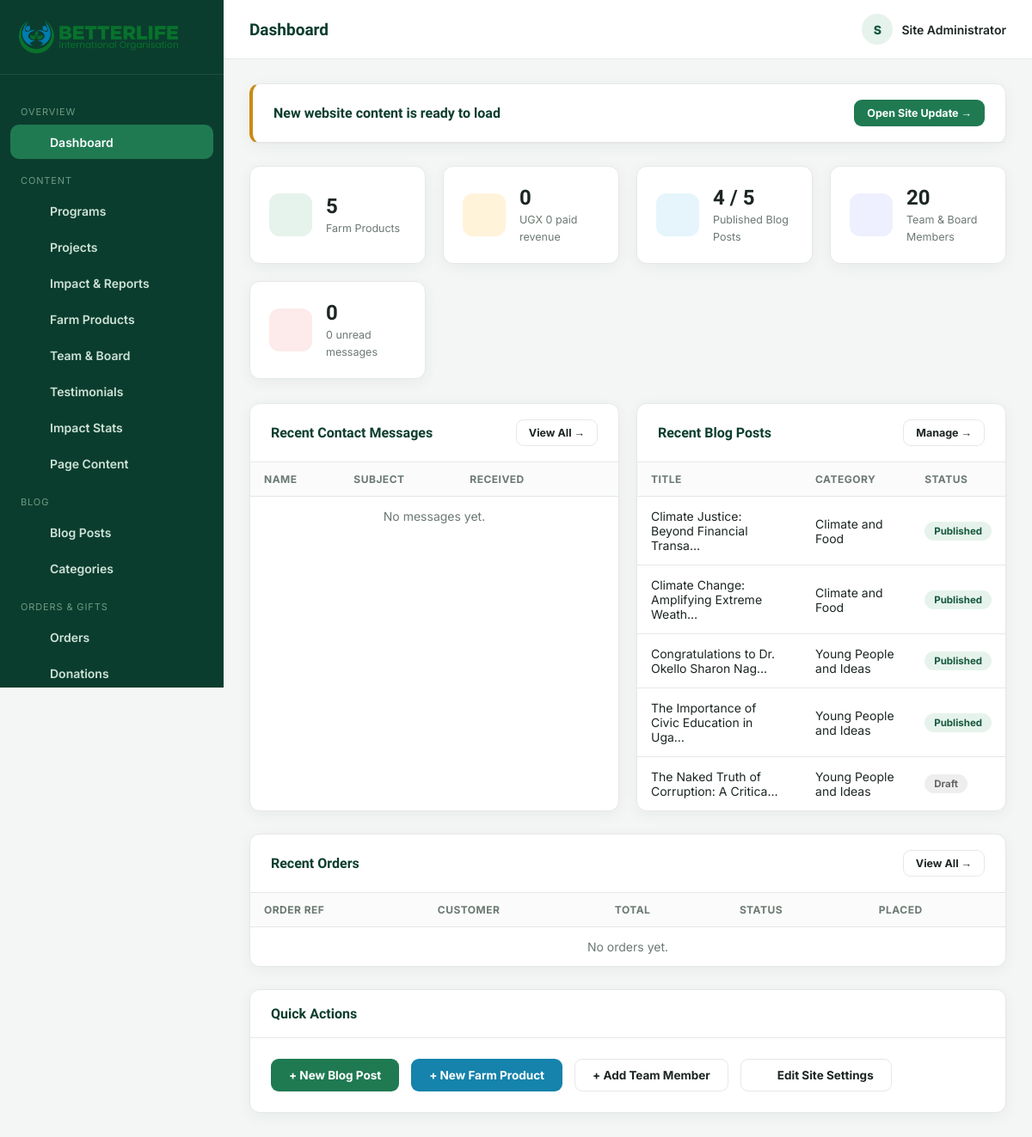
The page /admin/index.php (signed in) on the database its author committed.
### tables this page shows
CREATE TABLE blog_posts (
  id INT AUTO_INCREMENT PRIMARY KEY,
  title VARCHAR(200) NOT NULL,
  slug VARCHAR(220) NOT NULL UNIQUE,
  category_id INT DEFAULT NULL,
  excerpt VARCHAR(500),
  content LONGTEXT,
  featured_image VARCHAR(255),
  author VARCHAR(100) DEFAULT 'Admin',
  status ENUM('draft','published') DEFAULT 'draft',
  views INT DEFAULT 0,
  published_at DATETIME DEFAULT NULL,
  created_at TIMESTAMP DEFAULT CURRENT_TIMESTAMP,
  updated_at TIMESTAMP DEFAULT CURRENT_TIMESTAMP ON UPDATE CURRENT_TIMESTAMP,
  FOREIGN KEY (category_id) REFERENCES blog_categories(id) ON DELETE SET NULL
);

CREATE TABLE blog_categories (
  id INT AUTO_INCREMENT PRIMARY KEY,
  name VARCHAR(100) NOT NULL,
  slug VARCHAR(120) NOT NULL UNIQUE
);

### includes/site-sync.php (called while the page is built, shortened)
<?php
function site_sync_stamp(string $path): ?string
{
    $fh = @fopen($path, 'r');
    $line = (string) fgets($fh, 400);
    return preg_match('/generated (\d{4}-\d{2}-\d{2} \d{2}:\d{2})/', $line, $m) ? $m[1] : null;
}
function site_sync_pending(PDO $pdo): bool
{
    $stamp = site_sync_stamp(SITE_SYNC_FILE);
    return $stamp !== null && $stamp !== setting($pdo, 'content_sync_applied', '');
}

### admin/index.php (the view, shortened to what this page needs)
<?php
require_once __DIR__ . '/includes/auth.php';
$counts = [
  'products'    => (int) $pdo->query("SELECT COUNT(*) FROM products")->fetchColumn(),
  'posts'       => (int) $pdo->query("SELECT COUNT(*) FROM blog_posts")->fetchColumn(),
  'published'   => (int) $pdo->query("SELECT COUNT(*) FROM blog_posts WHERE status='published'")->fetchColumn(),
  'team'        => (int) $pdo->query("SELECT COUNT(*) FROM team_members")->fetchColumn(),
  'messages'    => (int) $pdo->query("SELECT COUNT(*) FROM contact_messages")->fetchColumn(),
  'unread'      => (int) $pdo->query("SELECT COUNT(*) FROM contact_messages WHERE is_read=0")->fetchColumn(),
  'subscribers' => (int) $pdo->query("SELECT COUNT(*) FROM newsletter_subscribers")->fetchColumn(),
  'programs'    => (int) $pdo->query("SELECT COUNT(*) FROM programs")->fetchColumn(),
];
$recentMessages = $pdo->query("SELECT * FROM contact_messages ORDER BY created_at DESC LIMIT 5")->fetchAll();
$recentPosts = $pdo->query("SELECT bp.*, bc.name AS cat_name FROM blog_posts bp LEFT JOIN blog_categories bc ON bc.id=bp.category_id ORDER BY bp.created_at DESC LIMIT 5")->fetchAll();
try {
    $orderCounts = $pdo->query("SELECT COUNT(*) AS c, COALESCE(SUM(CASE WHEN status='paid' THEN total_amount ELSE 0 END),0) AS revenue FROM orders")->fetch();
    $recentOrders = $pdo->query("SELECT * FROM orders ORDER BY created_at DESC LIMIT 5")->fetchAll();
} catch (PDOException $e) {
    $orderCounts = ['c' => 0, 'revenue' => 0];
    $recentOrders = [];
}
require __DIR__ . '/includes/header.php';
?>
<?php if ($syncPending): ?>
  <div class="panel" style="border-left:4px solid #c98a12;">
    <div class="panel-head">
      <h3>New website content is ready to load</h3>
      <a href="<?= ADMIN_URL ?>/site-update.php" class="btn btn-primary btn-sm">Open Site Update →</a>
    </div>
  </div>
<?php endif; ?>
<div class="stat-cards">
  <div class="stat-card">
    <div class="ico" style="background:var(--a-green-100);color:var(--a-green-700);"><?= icon('shopping-bag', 22) ?></div>
    <div><strong><?= $counts['products'] ?></strong><span>Farm Products</span></div>
  </div>
  <div class="stat-card">
    <div class="ico" style="background:#fff3da;color:#93670a;"><?= icon('box', 22) ?></div>
    <div><strong><?= (int) $orderCounts['c'] ?></strong><span><?= format_price((float) $orderCounts['revenue']) ?> paid revenue</span></div>
  </div>
  <div class="stat-card">
    <div class="ico" style="background:var(--a-blue-100);color:var(--a-blue-700);"><?= icon('newspaper', 22) ?></div>
    <div><strong><?= $counts['published'] ?> / <?= $counts['posts'] ?></strong><span>Published Blog Posts</span></div>
  </div>
  <div class="stat-card">
    <div class="ico" style="background:#eef0ff;color:#4b4fd1;"><?= icon('users', 22) ?></div>
    <div><strong><?= $counts['team'] ?></strong><span>Team &amp; Board Members</span></div>
  </div>
  <div class="stat-card">
    <div class="ico" style="background:#fdeaea;color:var(--a-danger);"><?= icon('mail', 22) ?></div>
    <div><strong><?= $counts['messages'] ?></strong><span><?= $counts['unread'] ?> unread messages</span></div>
  </div>
</div>
<div class="form-grid">
  <div class="panel">
    <div class="panel-head">
      <h3>Recent Contact Messages</h3>
      <a href="<?= ADMIN_URL ?>/messages.php" class="btn btn-outline btn-sm">View All →</a>
    </div>
    <div class="table-wrap">
      <table class="data-table">
        <thead><tr><th>Name</th><th>Subject</th><th>Received</th><th></th></tr></thead>
        <tbody>
          <?php if (!$recentMessages): ?>
            <tr class="empty-row"><td colspan="4">No messages yet.</td></tr>
          <?php endif; ?>
        </tbody>
      </table>
    </div>
  </div>
  <div class="panel">
    <div class="panel-head">
      <h3>Recent Blog Posts</h3>
      <a href="<?= ADMIN_URL ?>/blog.php" class="btn btn-outline btn-sm">Manage →</a>
    </div>
    <div class="table-wrap">
      <table class="data-table">
        <thead><tr><th>Title</th><th>Category</th><th>Status</th></tr></thead>
        <tbody>
          <?php foreach ($recentPosts as $p): ?>
            <tr>
              <td><?= h(excerpt($p['title'], 40)) ?></td>
              <td><?= h($p['cat_name'] ?? '—') ?></td>
              <td><span class="badge <?= $p['status'] === 'published' ? 'badge-green' : 'badge-gray' ?>"><?= h(ucfirst($p['status'])) ?></span></td>
            </tr>
          <?php endforeach; ?>
        </tbody>
      </table>
    </div>
  </div>
</div>
<div class="panel">
  <div class="panel-head">
    <h3>Recent Orders</h3>
    <a href="<?= ADMIN_URL ?>/orders.php" class="btn btn-outline btn-sm">View All →</a>
  </div>
  <div class="table-wrap">
    <table class="data-table">
      <thead><tr><th>Order Ref</th><th>Customer</th><th>Total</th><th>Status</th><th>Placed</th></tr></thead>
      <tbody>
        <?php if (!$recentOrders): ?>
          <tr class="empty-row"><td colspan="5">No orders yet.</td></tr>
        <?php endif; ?>
      </tbody>
    </table>
  </div>
</div>
<div class="panel">
  <div class="panel-head">
    <h3>Quick Actions</h3>
  </div>
  <div class="panel-body" style="display:flex;gap:14px;flex-wrap:wrap;">
    <a href="<?= ADMIN_URL ?>/blog.php?action=add" class="btn btn-primary">+ New Blog Post</a>
    <a href="<?= ADMIN_URL ?>/products.php?action=add" class="btn btn-accent">+ New Farm Product</a>
    <a href="<?= ADMIN_URL ?>/team.php?action=add" class="btn btn-outline">+ Add Team Member</a>
    <a href="<?= ADMIN_URL ?>/settings.php" class="btn btn-outline ico-text"><?= icon('settings', 15) ?> Edit Site Settings</a>
  </div>
</div>
<?php require __DIR__ . '/includes/footer.php'; ?>

### admin/assets/css/admin.css (style rules this page uses)
:root { --a-green-900: #0b3d2e; --a-green-700: #16593f; --a-green-600: #1f7a52; --a-green-100: #e6f3ec; --a-blue-700: #0e6788; --a-blue-600: #1583ab; --a-blue-100: #e5f5fb; --a-bg: #f4f6f5; --a-card: #ffffff; --a-border: #e6e8e6; --a-ink: #1c2622; --a-ink-soft: #6b7972; --a-radius: 12px; --a-shadow: 0 4px 16px rgba(11,61,46,.06); --a-danger: #d64545; --a-warn: #e2a72e; }
* { box-sizing: border-box; }
body { margin: 0; font-family: 'Inter', sans-serif; background: var(--a-bg); color: var(--a-ink); }
a { text-decoration: none; color: inherit; }
h1,h2,h3,h4 { font-family: 'Plus Jakarta Sans','Poppins',sans-serif; margin: 0 0 .4em; color: var(--a-green-900); }
.stat-cards { display: grid; grid-template-columns: repeat(auto-fit, minmax(190px, 1fr)); gap: 20px; margin-bottom: 28px; }
.stat-card { background: var(--a-card); border-radius: var(--a-radius); box-shadow: var(--a-shadow); padding: 22px; display: flex; align-items: center; gap: 16px; border: 1px solid var(--a-border); }
.stat-card .ico { width: 50px; height: 50px; border-radius: 12px; display: flex; align-items: center; justify-content: center; font-size: 22px; flex-shrink: 0; }
.stat-card strong { font-size: 24px; display: block; font-family: 'Plus Jakarta Sans',sans-serif; }
.stat-card span { font-size: 12.5px; color: var(--a-ink-soft); }
.panel { background: var(--a-card); border-radius: var(--a-radius); box-shadow: var(--a-shadow); border: 1px solid var(--a-border); margin-bottom: 26px; }
.panel-head { padding: 18px 24px; border-bottom: 1px solid var(--a-border); display: flex; align-items: center; justify-content: space-between; gap: 14px; flex-wrap: wrap; }
.panel-head h3 { font-size: 16px; margin: 0; }
.panel-body { padding: 24px; }
.btn { display: inline-flex; align-items: center; gap: 8px; padding: 10px 20px; border-radius: 9px; font-weight: 700; font-size: 13.5px; border: 1.5px solid transparent; cursor: pointer; transition: .15s; }
.btn-primary { background: var(--a-green-600); color: #fff; }
.btn-accent { background: var(--a-blue-600); color: #fff; }
.btn-outline { background: #fff; border-color: var(--a-border); color: var(--a-ink); }
.btn-sm { padding: 7px 14px; font-size: 12.5px; }
.table-wrap { overflow-x: auto; }
table.data-table { width: 100%; border-collapse: collapse; font-size: 14px; }
table.data-table th { text-align: left; padding: 12px 16px; background: #fafbfa; color: var(--a-ink-soft); font-size: 12px; text-transform: uppercase; letter-spacing: .04em; border-bottom: 1px solid var(--a-border); }
table.data-table td { padding: 14px 16px; border-bottom: 1px solid var(--a-border); vertical-align: middle; }
table.data-table tr:last-child td { border-bottom: none; }
.badge { display: inline-flex; align-items: center; gap: 5px; padding: 4px 11px; border-radius: 999px; font-size: 11.5px; font-weight: 700; }
.badge-green { background: var(--a-green-100); color: var(--a-green-700); }
.badge-gray { background: #eee; color: #666; }
.form-grid { display: grid; grid-template-columns: repeat(2, 1fr); gap: 20px; }
.empty-row td { text-align: center; padding: 50px 20px; color: var(--a-ink-soft); }
.ico { display: inline-flex; align-items: center; justify-content: center; flex-shrink: 0; }
.ico-text { display: inline-flex; align-items: center; gap: 7px; }

### rows shown on the page
blog_posts: id "5", category "4", views "0", title "The Naked Truth of Corruption: A Critica…", category.name "Young People and Ideas", status "Draft"
blog_posts: title "Climate Justice: Beyond Financial Transa…", category.name "Climate and Food", status "Published"
blog_posts: title "Climate Change: Amplifying Extreme Weath…", category.name "Climate and Food", status "Published"
blog_posts: title "Congratulations to Dr. Okello Sharon Nag…", category.name "Young People and Ideas", status "Published"
blog_posts: title "The Importance of Civic Education in Uga…", category.name "Young People and Ideas", status "Published"

### other values the page prints
$group['group'] "OVERVIEW"
$item['label'] "Dashboard"
$group['group'] "CONTENT"
$item['label'] "Programs"
$item['label'] "Projects"
$item['label'] "Impact & Reports"
$item['label'] "Farm Products"
$item['label'] "Team & Board"
$item['label'] "Testimonials"
$item['label'] "Impact Stats"
$item['label'] "Page Content"
$group['group'] "BLOG"
$item['label'] "Blog Posts"
$item['label'] "Categories"
$group['group'] "ORDERS & GIFTS"
